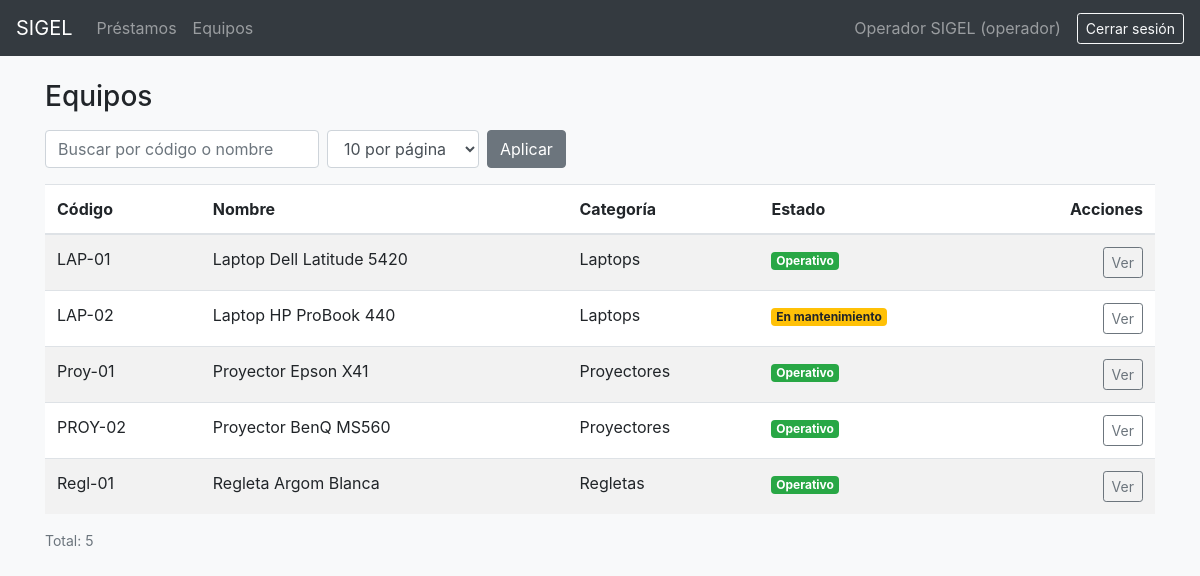
Page /pages/equipos.php (signed in) on the committed database.
### tables this page shows
CREATE TABLE equipos (
    id           INT UNSIGNED AUTO_INCREMENT PRIMARY KEY,
    categoria_id INT UNSIGNED NOT NULL,
    codigo       VARCHAR(30)  NOT NULL UNIQUE,
    nombre       VARCHAR(120) NOT NULL,
    estado       ENUM('operativo', 'mantenimiento', 'dado_de_baja') NOT NULL DEFAULT 'operativo',
    version      INT UNSIGNED NOT NULL DEFAULT 1,
    creado_en    DATETIME NOT NULL DEFAULT CURRENT_TIMESTAMP,
    eliminado_en DATETIME NULL,
    CONSTRAINT fk_equipos_categoria FOREIGN KEY (categoria_id) REFERENCES categorias(id)
);

CREATE TABLE categorias (
    id                INT UNSIGNED AUTO_INCREMENT PRIMARY KEY,
    nombre            VARCHAR(80) NOT NULL UNIQUE,
    dias_max_prestamo SMALLINT UNSIGNED NOT NULL,
    creado_en         DATETIME NOT NULL DEFAULT CURRENT_TIMESTAMP,
    eliminado_en      DATETIME NULL
);

### utils/helpers.php (called while the page is built, shortened)
<?php
function e($valor)
{
    return htmlspecialchars((string) $valor, ENT_QUOTES | ENT_SUBSTITUTE, 'UTF-8');
}

### utils/paginacion.php (called while the page is built, shortened)
<?php
function obtenerPorPagina($crud)
{
    $nombreCookie = 'sigel_pp_' . $crud;
    $valor = filter_var($_COOKIE[$nombreCookie] ?? '', FILTER_VALIDATE_INT);
    return in_array($valor, OPCIONES_POR_PAGINA, true) ? $valor : POR_PAGINA_DEFECTO;
}

### public/pages/equipos.php (the view, shortened to what this page needs)
<?php
require_once __DIR__ . '/../../utils/database.php';
require_once __DIR__ . '/../../utils/paginacion.php';
$q = $_GET['q'] ?? '';
$q = is_string($q) ? trim(mb_substr($q, 0, 80)) : '';
$porPagina = obtenerPorPagina('equipos');
$pagina = filter_var($_GET['pagina'] ?? 1, FILTER_VALIDATE_INT, ['options' => ['min_range' => 1]]);
$filtro = '%' . $q . '%';
$stmt = $conn->prepare(
    'SELECT COUNT(*) FROM equipos
     WHERE eliminado_en IS NULL AND (codigo LIKE :filtro1 OR nombre LIKE :filtro2)'
);
$stmt->execute([':filtro1' => $filtro, ':filtro2' => $filtro]);
$total = (int) $stmt->fetchColumn();
$totalPaginas = max(1, (int) ceil($total / $porPagina));
$pagina = min($pagina, $totalPaginas);
$offset = ($pagina - 1) * $porPagina;
$stmt = $conn->prepare(
    'SELECT e.id, e.codigo, e.nombre, e.estado, c.nombre AS categoria
     FROM equipos e
     JOIN categorias c ON c.id = e.categoria_id
     WHERE e.eliminado_en IS NULL AND (e.codigo LIKE :filtro1 OR e.nombre LIKE :filtro2)
     ORDER BY e.codigo
     LIMIT :limite OFFSET :offset'
);
$stmt->bindValue(':filtro1', $filtro);
$stmt->bindValue(':filtro2', $filtro);
$stmt->bindValue(':limite', $porPagina, PDO::PARAM_INT);
$stmt->bindValue(':offset', $offset, PDO::PARAM_INT);
$stmt->execute();
$equipos = $stmt->fetchAll();
$coloresEstado = [
    'operativo'     => 'success',
    'mantenimiento' => 'warning',
    'dado_de_baja'  => 'secondary',
];
require __DIR__ . '/common/header.php';
?>
<div class="container">
  <div class="d-flex justify-content-between align-items-center mb-3">
    <h1 class="h3 mb-0">Equipos</h1>
  </div>
  <form method="GET" class="form-inline mb-3">
    <input type="text" name="q" value="<?= e($q) ?>" class="form-control mr-2" placeholder="Buscar por código o nombre" maxlength="80">
    <select name="por_pagina" class="form-control mr-2">
      <?php foreach (OPCIONES_POR_PAGINA as $opcion): ?>
        <option value="<?= $opcion ?>" <?= $opcion === $porPagina ? 'selected' : '' ?>><?= $opcion ?> por página</option>
      <?php endforeach; ?>
    </select>
    <button type="submit" class="btn btn-secondary">Aplicar</button>
  </form>
  <table class="table table-striped bg-white">
    <thead>
      <tr>
        <th>Código</th>
        <th>Nombre</th>
        <th>Categoría</th>
        <th>Estado</th>
        <th class="text-right">Acciones</th>
      </tr>
    </thead>
    <tbody>
      <?php foreach ($equipos as $eq): ?>
        <tr>
          <td><?= e($eq['codigo']) ?></td>
          <td><?= e($eq['nombre']) ?></td>
          <td><?= e($eq['categoria']) ?></td>
          <td>
            <span class="badge badge-<?= $coloresEstado[$eq['estado']] ?>"><?= e(ESTADOS_EQUIPO[$eq['estado']]) ?></span>
          </td>
                    <td class="text-right">
            <a href="/pages/equipo_ver.php?id=<?= (int) $eq['id'] ?>" class="btn btn-sm btn-outline-secondary">Ver</a>
          </td>
        </tr>
      <?php endforeach; ?>
    </tbody>
  </table>
  <p class="text-muted small">Total: <?= $total ?></p>
</div>
<?php require __DIR__ . '/common/footer.php'; ?>

### public/pages/common/header.php (shortened to what this page needs)
<?php
require_once __DIR__ . '/../../../utils/helpers.php';
?>
<!DOCTYPE html>
<html lang="es">
<head>
  <link rel="stylesheet" href="https://cdn.jsdelivr.net/npm/bootstrap@4.6.2/dist/css/bootstrap.min.css">
</head>
<body class="bg-light">
<?php if (isset($_SESSION['usuario_id'])) { require __DIR__ . '/nav.php'; } ?>

### public/pages/common/nav.php (shortened to what this page needs)
<?php $rol = $_SESSION['rol']; ?>
<nav class="navbar navbar-expand navbar-dark bg-dark mb-4">
  <a class="navbar-brand" href="/pages/dashboard.php">SIGEL</a>
  <ul class="navbar-nav mr-auto">
    <?php if ($rol === 'admin'): ?>
      <li class="nav-item"><a class="nav-link" href="/pages/usuarios.php">Usuarios</a></li>
      <li class="nav-item"><a class="nav-link" href="/pages/categorias.php">Categorías</a></li>
      <li class="nav-item"><a class="nav-link" href="/pages/equipos.php">Equipos</a></li>
      <li class="nav-item"><a class="nav-link" href="/pages/reportes.php">Reportes</a></li>
      <li class="nav-item"><a class="nav-link" href="/pages/configuracion.php">Configuración</a></li>
    <?php elseif ($rol === 'operador'): ?>
      <li class="nav-item"><a class="nav-link" href="/pages/prestamos.php">Préstamos</a></li>
      <li class="nav-item"><a class="nav-link" href="/pages/equipos.php">Equipos</a></li>
    <?php else: ?>
      <li class="nav-item"><a class="nav-link" href="/pages/prestamos.php">Mis préstamos</a></li>
    <?php endif; ?>
  </ul>
  <span class="navbar-text mr-3"><?= e($_SESSION['nombre']) ?> (<?= e($rol) ?>)</span>
  <form action="/actions/logout.php" method="POST" class="form-inline">
    <button type="submit" class="btn btn-sm btn-outline-light">Cerrar sesión</button>
  </form>
</nav>

### public/pages/common/footer.php
</body>
</html>

### rows in the picture
equipos: codigo "LAP-01", nombre "Laptop Dell Latitude 5420", categoria.nombre "Laptops", estado "Operativo"
equipos: codigo "LAP-02", nombre "Laptop HP ProBook 440", categoria.nombre "Laptops", estado "En mantenimiento"
equipos: codigo "Proy-01", nombre "Proyector Epson X41", categoria.nombre "Proyectores", estado "Operativo"
equipos: codigo "PROY-02", nombre "Proyector BenQ MS560", categoria.nombre "Proyectores", estado "Operativo"
equipos: codigo "Regl-01", nombre "Regleta Argom Blanca", categoria.nombre "Regletas", estado "Operativo"

### other values in the picture
$_SESSION['nombre'] "Operador SIGEL"
$rol "operador"
$total "5"
form field por_pagina "10 por página"
